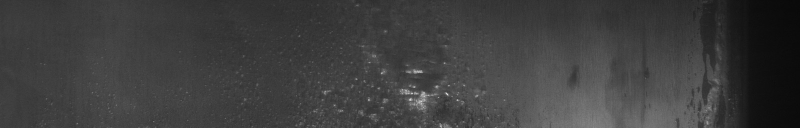
#> input picture input/train_images/0101e2cf0.jpg, 1600 x 256 px (shown at 1/2 size)
$ jupyter execute --allow-errors modified-clear-mask-visualization-and-simple-eda.ipynb   (shell and % lines are left out)
#> lines starting #> are read from the running program, lines starting #| are printed output that depends on the picture
# Exploratory Data Analysis
- Based on Goldfish's kernel: https://www.kaggle.com/code/go1dfish/clear-mask-visualization-and-simple-eda

## Authors
- Jacob Shusko (jws4654)
- Vishal
- Soorya

## Import Modules

[cell 1]
# data wrangling
import numpy as np
import pandas as pd

# utility
import os
import json
from pathlib import Path
from tqdm import tqdm
from collections import defaultdict
from collections import Counter
import math

# plotting
import matplotlib.pyplot as plt
import seaborn as sns

# computer vision
import cv2
from PIL import Image

# set global params
plt.rcParams["font.size"] = 18
pd.set_option("display.max_rows", 101)
print(os.listdir("../input"))

[cell 2]
input_dir = "../input/"

## Explore datasets
* train_images/ - folder of training images
* test_images/ - folder of test images (you are segmenting and classifying these images)
* train.csv - training annotations which provide segments for defects (ClassId = [1, 2, 3, 4])
* sample_submission.csv - a sample submission file in the correct format; note, **each ImageId 4 rows, one for each of the 4 defect classes**

### Training data: train_images/ and train.csv

#> (a cell that did not finish here is left out)

[cell 4]
train_images = os.listdir(Path(input_dir,'train_images'))
print(f"There are {len(train_images)} unique images (at least by name) in 'train_images/' directory.")

#> (a cell that did not finish here is left out)

[cell 6]
# frequency of classes
n_class = defaultdict(lambda: 0) # number of defects per class
n_defects = defaultdict(lambda: 0) # number of defects per images
n_combos = defaultdict(lambda: 0) # number of defects combinations
images_by_class = defaultdict(lambda: []) # store images by class type
for ImageId in train_images:
    try:
        class_types = train_df.loc[ImageId]['ClassId']
        if type(class_types) == np.int64:
            n_class[class_types] += 1
            n_defects[1] += 1
            images_by_class[str(class_types)].append(ImageId)
        else:
            for class_type in class_types:
                n_class[class_type] += 1
            n_defects[len(class_types)] += 1
            n_combos[tuple(list(class_types))] += 1
            images_by_class[str(tuple(list(class_types)))].append(ImageId)
    except:
        n_class[0] += 1
        n_defects[0] += 1
        images_by_class['None'].append(ImageId)

[cell 7]
# plot frequency of defect classes
fig, ax = plt.subplots(figsize=(10,5))
sorted_n_class = dict(sorted(n_class.items()))
sns.barplot(x=list(sorted_n_class.keys()), y=list(sorted_n_class.values()), ax=ax)
ax.set_title("Frequency of Defect Classes in Labeled Segments")
labels = [item.get_text() for item in ax.get_xticklabels()]
labels[0] = 'None'
ax.set_xticklabels(labels)
ax.set_xlabel("Class Type")
ax.set_ylabel("Frequency")
ax.bar_label(ax.containers[0])
ax.set_ylim(0,6500)
plt.show()
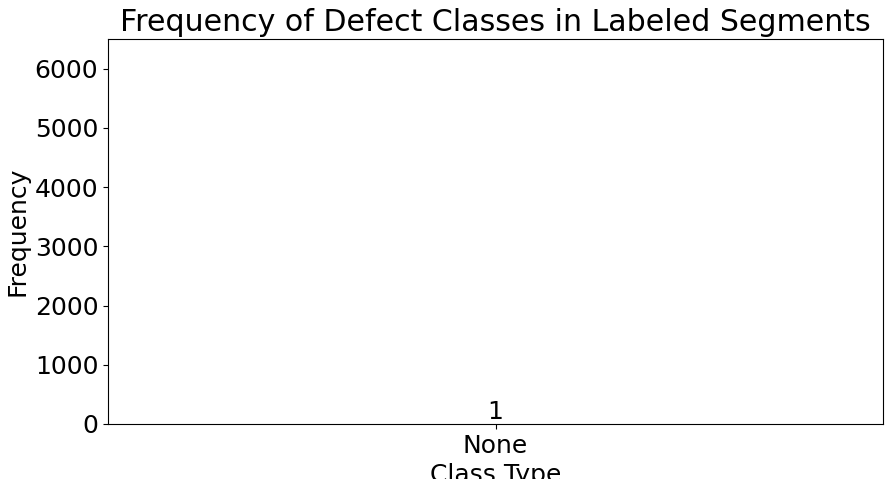
#> figure drawn by matplotlib, 1 panel

[cell 8]
# frequency of number defect per image
fig, ax = plt.subplots(figsize=(10,5))
sorted_n_defects = dict(sorted(n_defects.items()))
sns.barplot(x=list(sorted_n_defects.keys()), y=list(sorted_n_defects.values()), ax=ax)
ax.set_title("Frequency of Number of Classes in each Image")
labels = [item.get_text() for item in ax.get_xticklabels()]
labels[0] = 'None'
ax.set_xticklabels(labels)
ax.set_xlabel("Number of Classes")
ax.set_ylabel("Frequency")
ax.set_ylim(0,7000)
ax.bar_label(ax.containers[0])
plt.show()
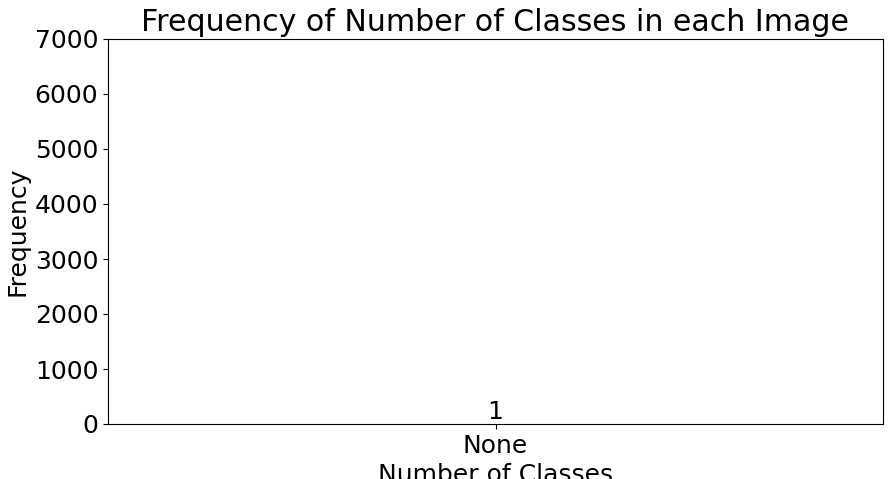
#> figure drawn by matplotlib, 1 panel

[cell 9]
# frequency of number defect per image
fig, ax = plt.subplots(figsize=(10,5))
sorted_n_combos = dict(sorted(n_combos.items()))
keys = [str(key) for key in sorted_n_combos.keys()]
sns.barplot(x=keys, y=list(sorted_n_combos.values()), ax=ax)
ax.set_title("Frequency of Defect Combinations")
labels = [item.get_text() for item in ax.get_xticklabels()]
ax.set_xticklabels(labels)
ax.set_xlabel("Defect Combination")
ax.set_ylabel("Frequency")
ax.set_ylim(0,350)
#> (the rest of this cell did not finish here and is left out)

[cell 10]
Image.open(Path(input_dir,'train_images',train_images[0]))

#> (a cell that did not finish here is left out)

#> (a cell that did not finish here is left out)

## Test Dataset: sample_submission.csv and test_images/

#> (a cell that did not finish here is left out)

[cell 14]
test_images = os.listdir(Path(input_dir,'test_images'))
print(f"There are {len(test_images)} total images in 'test_images/' directory.")

#> (a cell that did not finish here is left out)

#> (a cell that did not finish here is left out)

#> (a cell that did not finish here is left out)

# TODO: modify below to work
- code below does not work for some reason
- would like to visualize the masks and mark up the defects (plot colored segments around them)
- I did use a dictionary to store the different images id in `images_by_class`

[cell 18]
images_by_class

# Let's visualization masks!

[cell 19]
palet = [(249, 192, 12), (0, 185, 241), (114, 0, 218), (249,50,12)]

[cell 20]
def name_and_mask(start_idx):
    col = start_idx
    img_names = [str(i).split("_")[0] for i in train_df.iloc[col:col+4, 0].values]
    if not (img_names[0] == img_names[1] == img_names[2] == img_names[3]):
        raise ValueError

    labels = train_df.iloc[col:col+4, 1]
    mask = np.zeros((256, 1600, 4), dtype=np.uint8)

    for idx, label in enumerate(labels.values):
        if label is not np.nan:
            mask_label = np.zeros(1600*256, dtype=np.uint8)
            label = label.split(" ")
            positions = map(int, label[0::2])
            length = map(int, label[1::2])
            for pos, le in zip(positions, length):
                mask_label[pos-1:pos+le-1] = 1
            mask[:, :, idx] = mask_label.reshape(256, 1600, order='F')
    return img_names[0], mask

[cell 21]
def show_mask_image(col):
    name, mask = name_and_mask(col)
    img = cv2.imread(str(train_path / name))
    fig, ax = plt.subplots(figsize=(15, 15))

    for ch in range(4):
        contours, _ = cv2.findContours(mask[:, :, ch], cv2.RETR_LIST, cv2.CHAIN_APPROX_NONE)
        for i in range(0, len(contours)):
            cv2.polylines(img, contours[i], True, palet[ch], 2)
    ax.set_title(name)
    ax.imshow(img)
    plt.show()

[cell 22]
fig, ax = plt.subplots(1, 4, figsize=(15, 5))
for i in range(4):
    ax[i].axis('off')
    ax[i].imshow(np.ones((50, 50, 3), dtype=np.uint8) * palet[i])
    ax[i].set_title("class color: {}".format(i+1))
fig.suptitle("each class colors")

plt.show()
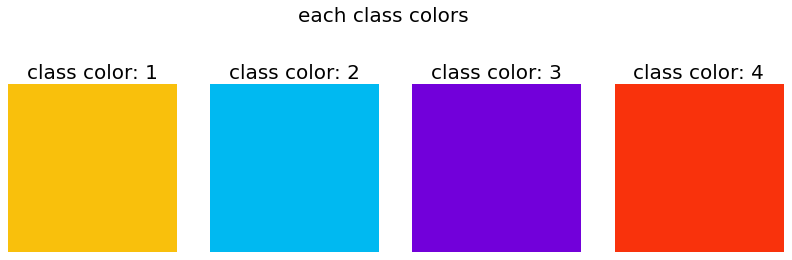
#> figure drawn by matplotlib, 4 panels
